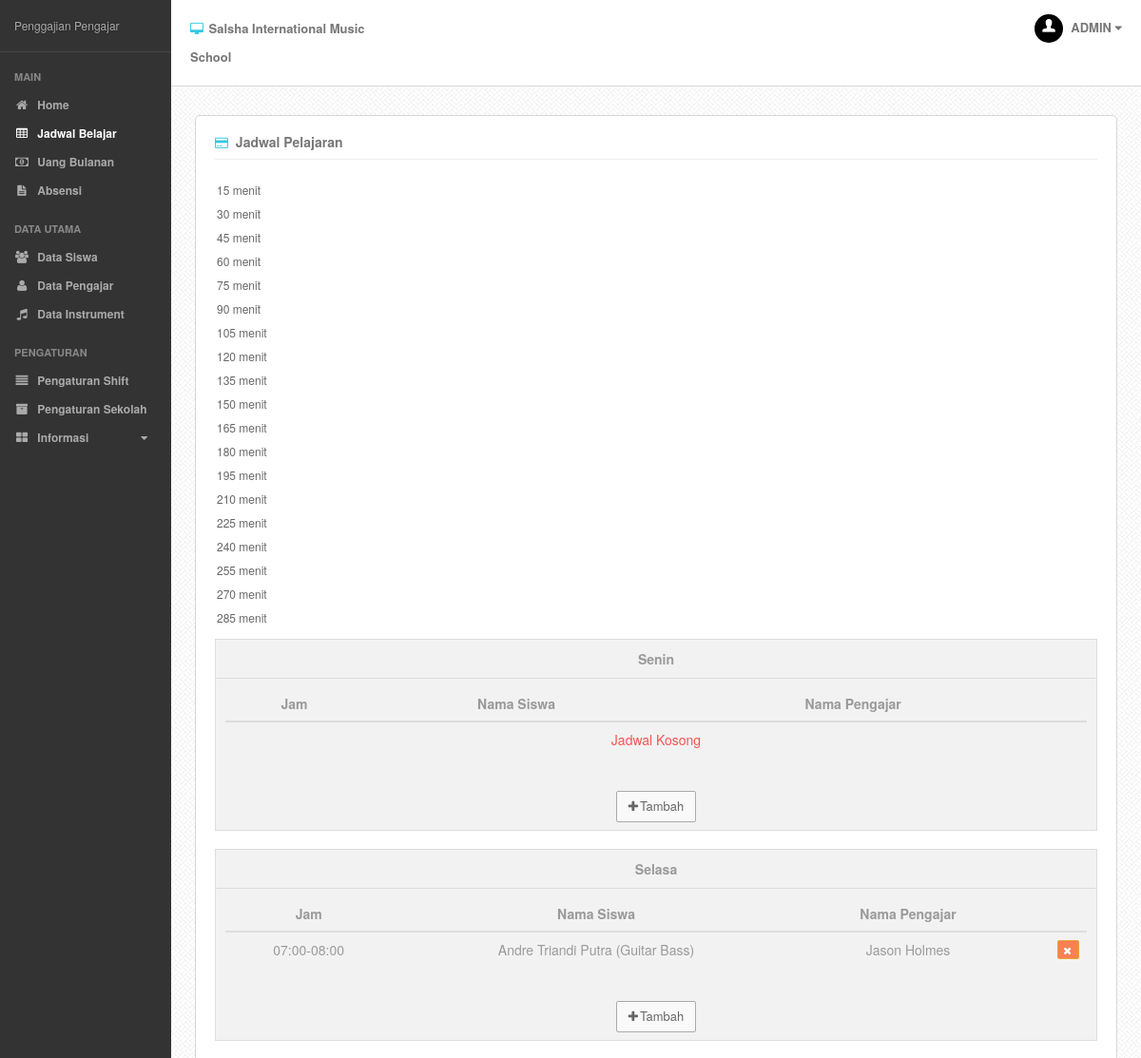
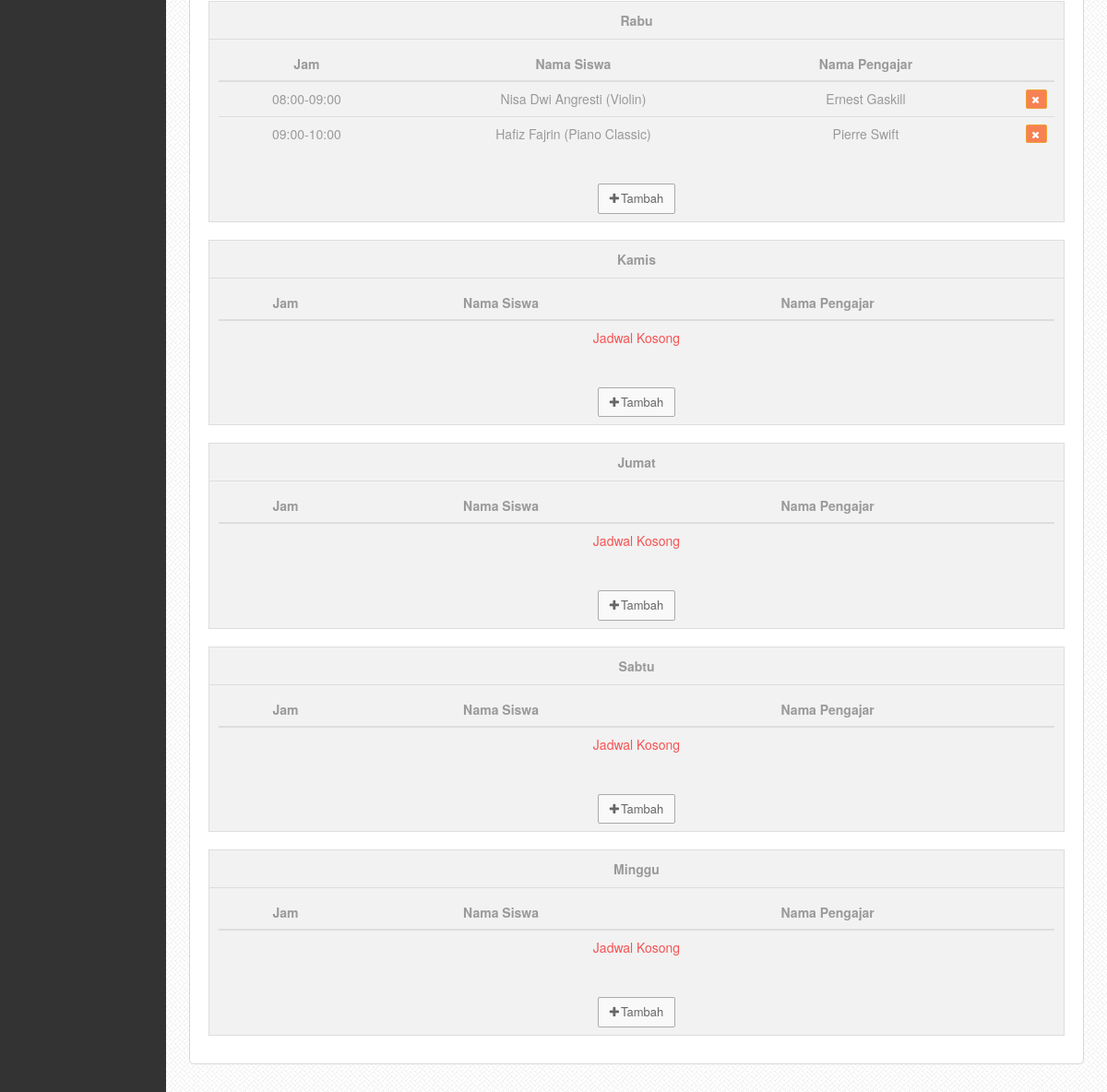
The app's page /?p=jadwal (signed in) with its own data (2 pictures, top to bottom).
### tables this page shows
CREATE TABLE IF NOT EXISTS `setting` (
  `nama_setting` varchar(20) NOT NULL DEFAULT '',
  `value` varchar(50) DEFAULT NULL,
  PRIMARY KEY (`nama_setting`)
);

CREATE TABLE IF NOT EXISTS `hari` (
  `id_hari` int(5) NOT NULL AUTO_INCREMENT,
  `nama_hari` varchar(10) DEFAULT NULL,
  PRIMARY KEY (`id_hari`)
);

CREATE TABLE IF NOT EXISTS `jadwal` (
  `id_jadwal` int(5) NOT NULL AUTO_INCREMENT,
  `id_shift` int(5) NOT NULL,
  `id_pengajar` int(5) NOT NULL,
  `id_siswa` int(5) DEFAULT NULL,
  PRIMARY KEY (`id_jadwal`),
  KEY `id_shift` (`id_shift`,`id_pengajar`,`id_siswa`),
  KEY `id_pengajar` (`id_pengajar`),
  KEY `id_siswa` (`id_siswa`)
);

CREATE TABLE IF NOT EXISTS `shift` (
  `id_shift` int(5) NOT NULL AUTO_INCREMENT,
  `id_hari` int(5) DEFAULT NULL,
  `jam_mulai` time DEFAULT NULL,
  `jam_akhir` time DEFAULT NULL,
  PRIMARY KEY (`id_shift`),
  KEY `id_hari` (`id_hari`)
);

CREATE TABLE IF NOT EXISTS `siswa` (
  `id_siswa` int(5) NOT NULL AUTO_INCREMENT,
  `nama_siswa` varchar(40) NOT NULL,
  `tempat_lahir` varchar(20) DEFAULT NULL,
  `tanggal_lahir` date DEFAULT NULL,
  `alamat` varchar(50) DEFAULT NULL,
  `telepon` varchar(20) DEFAULT NULL,
  `tanggal_masuk` date NOT NULL,
  `uang_masuk` int(15) NOT NULL,
  `id_tingkat` int(5) DEFAULT NULL,
  `id_instrument` int(5) DEFAULT NULL,
  PRIMARY KEY (`id_siswa`),
  KEY `id_instrument` (`id_instrument`),
  KEY `id_tingkat` (`id_tingkat`)
);

CREATE TABLE IF NOT EXISTS `instrument` (
  `id_instrument` int(5) NOT NULL AUTO_INCREMENT,
  `nama_instrument` varchar(20) NOT NULL,
  `biaya_instrument` int(15) NOT NULL,
  PRIMARY KEY (`id_instrument`)
);

CREATE TABLE IF NOT EXISTS `pengajar` (
  `id_pengajar` int(5) NOT NULL AUTO_INCREMENT,
  `nama_pengajar` varchar(40) NOT NULL,
  `tempat_lahir` varchar(20) DEFAULT NULL,
  `tanggal_lahir` date DEFAULT NULL,
  `pendidikan` varchar(20) DEFAULT NULL,
  `alamat` varchar(50) DEFAULT NULL,
  `telepon` varchar(20) DEFAULT NULL,
  PRIMARY KEY (`id_pengajar`)
);

### index.php (called while the page is built, shortened)
<?php
require('content/classes/mainClass.php');
$webApp = new webApp();
$webApp->createWebApp();
?>

### content/classes/jadwalClass.php (called while the page is built, shortened)
<?php
	class jadwal extends dbController{
		public function selectJadwal() {
			$sql = "SELECT id_jadwal, p.id_shift, q.id_hari, nama_hari, jam_mulai, jam_akhir, p.id_pengajar, nama_pengajar, p.id_siswa, nama_siswa, nama_instrument FROM jadwal p LEFT JOIN shift q ON p.id_shift = q.id_shift LEFT JOIN hari t ON q.id_hari = t.id_hari LEFT JOIN pengajar r ON p.id_pengajar = r.id_pengajar LEFT JOIN siswa s ON p.id_siswa = s.id_siswa LEFT JOIN instrument y ON s.id_instrument = y.id_instrument ORDER BY jam_mulai";
			$query = mysqli_query($this->conn, $sql) or die(mysqli_error($this->conn));
			$num_results = mysqli_num_rows($query);
			if ($num_results > 0){
				$i=0;
				while ($row = mysqli_fetch_array($query)){
					$dataJadwal[$i]['id_jadwal'] = $row[0];
					$dataJadwal[$i]['id_shift'] = $row[1];
					$dataJadwal[$i]['id_hari'] = $row[2];
					$dataJadwal[$i]['nama_hari'] = $row[3];
					$dataJadwal[$i]['jam_mulai'] = $row[4];
					$dataJadwal[$i]['jam_akhir'] = $row[5];
					$dataJadwal[$i]['id_pengajar'] = $row[6];
					$dataJadwal[$i]['nama_pengajar'] = $row[7];
					$dataJadwal[$i]['id_siswa'] = $row[8];
					$dataJadwal[$i]['nama_siswa'] = $row[9];
					$dataJadwal[$i]['nama_instrument'] = $row[10];
					$i++;
				}
			}else{
				$dataJadwal= null;
			}
			return $dataJadwal;
		}
		function selectDays(){
			$sql = "SELECT * FROM hari ORDER BY id_hari";
			$query = mysqli_query($this->conn, $sql) or die(mysqli_error($this->conn));
			$num_results = mysqli_num_rows($query);
			if ($num_results > 0){
				$i=0;
				while ($row = mysqli_fetch_array($query)){
					$dataHari[$i]['id'] = $row[0];
					$dataHari[$i]['nama'] = $row[1];
					$i++;
				}
			}else{
				$dataHari = null;
			}
			return $dataHari;
		}
	}
?>

### content/fungsi.php (called while the page is built, shortened)
<?php
	function regenerateJam($jam) {
		$time=explode(":",$jam);
		return $time[0].":".$time[1];
	}
?>

### content/view/page/jadwal.php (the view, shortened to what this page needs)
<?php
    require_once ('content/classes/jadwalClass.php');
    require_once ('content/fungsi.php');
	$jadwal= new jadwal();
	$dataHari = $jadwal->selectDays();
	$dataJadwal = $jadwal->selectJadwal();
?>
<div class="page-content">
	<div class="single-head">
		<h3 class="pull-left"><i class="fa fa-credit-card lblue"></i> Jadwal Pelajaran</h3>
		<div class="clearfix"></div>
	</div>
	<div class="page-grid">
		<div class="container">
			<div class="row show-grid">
			<?php
					if($dataHari === null){
							echo"<tr>"
								. "<td colspan='7'><div class='alert alert-danger text-center'>Data Kosong"
								."</div></td>"
								. "</tr>";
						}
					else {
						function listbaru(){
							for ($i=15; $i<300; $i= $i + 15){
								echo "<option value='".$i."'>".$i." menit</option>";
							}
						}
						$baru = listbaru();
                        foreach ($dataHari as $data) {
								echo "<div class='col-md-12'>"
									."<div class='judul'><strong>".$data['nama']."</strong></div>"
									."<div class='rowbaru'>";
									 $j = 0;
									 echo "<table class='table table-hover '>"
										. "<thead class='text-center'><tr class='text-center'>"
										. "<th class='text-center'>Jam</th>"
										. "<th class='text-center'>Nama Siswa</th>"
										. "<th class='text-center'>Nama Pengajar</th>"
										. "<th></th>"
										. "</tr></thead>";
								if($dataJadwal === null){
									echo "";
									}
								else{
									foreach($dataJadwal as $data2){
										if($data2['id_hari'] == $data['id']){
											if(isset($_GET['c']) && $_GET['c']==md5($data2['id_jadwal'])){
												echo "<tr class='text-center'><td colspan='5'><form class='red' role='form' method='post' action='content/proses.php?act=deleteJadwal'>"
													."<input type='hidden' name='idjadwal' id='idjadwal' value='".md5($data2['id_jadwal'])."'>"
													."Hapus jadwal ".$data2['nama_siswa']."(".$data2['nama_instrument'].") ?";
												echo "<p><input type='submit' class='btn btn-warning' value='&nbsp;Ya&nbsp;'> <a href='?p=jadwal' class=''><button type='button' class='btn' >Tidak</button></a></p></form><td></tr>";
												$j++;
											}
											else{
												echo"<tr>"
													. "<td>".regenerateJam($data2['jam_mulai'])."-".regenerateJam($data2['jam_akhir'])."</td>"
													. "<td>".$data2['nama_siswa']." (".$data2['nama_instrument'].")</td>"
													. "<td>".$data2['nama_pengajar']."</td>"
													. "<td>"
													."<a href='?p=jadwal&c=".md5($data2['id_jadwal'])."' data-toggle='modal'><button class='btn btn-xs btn-warning pull-right'><i class='fa fa-times'></i></button></a>"
													. "</td>"
													. "</tr>";
												$j++;
											}
										}
									 }
								}
								if ($j == 0){
									echo "<tr><td colspan='5' class='red'>Jadwal Kosong</p>";
								}
								echo "</table>";
								echo "</div>"
									."<p><a href='?p=jadwal&sub=tambah&id=".$data['id']."'><button type='button' class='btn btn-default'><i class='fa fa-plus'></i><span>Tambah</span></button></a></p></div>";
						}
					}
                    ?>
			</div>
		</div>
	</div>
</div>

### content/view/layout.php (shortened to what this page needs)
<!DOCTYPE html>
<html>
	<head>
		<link href="css/bootstrap.min.css" rel="stylesheet">
		<link href="css/font-awesome.min.css" rel="stylesheet">
		<link href="css/less-style.css" rel="stylesheet">
		<link href="css/bootstrap-timepicker.min.css" rel="stylesheet">
		<link href="css/style.css" rel="stylesheet">
	</head>
	<body>
	<?php
		$webApp = new webApp();
		$setting = new settingApps();
    ?>
		<div class="outer">
			<div class="sidebar">
				<div class="sidey">
					<div class="logo">
						<?php echo $setting->loadSetting('judul')?>
					</div>
					<div class="side-nav">
					</div>
				</div>
			</div>
			<div class="mainbar">
				<div class="main-head">
					<div class="container">
						<div class="row">
							<div class="col-md-3 col-sm-4 col-xs-6">
								<h2><i class="fa fa-desktop lblue"></i> <?php echo $setting->loadSetting('nama')?></h2>
							</div>
							<div class="col-md-3 col-sm-4 col-xs-6">
							</div>
							<div class="col-md-3 col-sm-4 hidden-xs">
							</div>
							<div class="col-md-3 hidden-sm hidden-xs">
								<div class="head-user dropdown pull-right">
									<a href="#" data-toggle="dropdown" id="profile">
										<img src="img/user.jpg" alt="" class="img-responsive img-circle"/>
										<?php
										if(isset($_SESSION['usernya'])){
											echo strtoupper($_SESSION['usernya']);
										}
										?>
										<i class="fa fa-caret-down"></i>
									</a>
								</div>
								<div class="clearfix"></div>
							</div>
						</div>
					</div>
				</div>
				<div class="main-content">
					<div class="container">
						<?php
							$webApp->loadContent();
						?>
					</div>
				</div>
			</div>
		</div>
	</body>
</html>

### css/less-style.css (style rules this page uses)
body { color: #666666; }
h1, h2, h3, h4, h5, h6 { color: #777777; }
a { color: #777777; }
.red { color: #f75353; }
.lblue { color: #32c8de; }
.btn.btn-default { background: #f9f9f9; color: #666666 !important; border: 1px solid #aaaaaa; }
.btn.btn-warning { background: #f78153; }
.sidebar { background: #333; }

### css/style.css (style rules this page uses)
.page-grid .show-grid div .rowbaru { background: #f2f2f2; text-align: center; padding: 8px 0px; margin: 10px 10px; font-size: 14px; border: 0px solid #ddd; color: #9a9a9a; }
.page-grid .show-grid div .judul { background: #f2f2f2; text-align: center; padding: 8px 0px; margin: -10px -1px; font-size: 14px; border: 1px solid #ddd; color: #9a9a9a; }
body { font-size:12px; line-height:24px; -webkit-font-smoothing: antialiased; }
h1,h2,h3,h4,h5,h6 { font-weight:normal; margin:0px; padding:0px; }
h2 { font-size:25px; }
h3 { font-size:20px; }
p { margin:0; padding:0; }
a { text-decoration:none !important; }
.btn { border-radius:2px; text-decoration:none !important; outline:none !important; }
.btn.btn-xs { font-size:11px; }
.btn i { margin-right:2px; }
.outer { width:100%; background:#333; }
.sidebar { width:180px; min-height:800px; float:left; position:absolute; padding:0px; z-index:10000; color:#aaa; }
.sidebar .logo { padding:15px; border-bottom:1px solid #444; text-shadow:0px 0px 2px #222; }
.sidebar .side-nav { padding:20px 15px; padding-bottom:0px; }
.mainbar { position:relative; width:auto; min-height:1000px; margin-left:180px; background:#f7f7f7 url("../img/main-back.png") repeat; }
.mainbar .container { width:100%; max-width:100%; }
.main-head { background:#fff; padding:15px 10px; border-bottom: 1px solid #d8d8d8; }
.main-head h2 { font-size:13px; line-height:30px; font-weight:bold; }
.main-head h2 i { margin-right:2px; }
.main-head .head-user { font-size:13px; line-height:28px; font-weight:bold; }
.main-head .head-user img { max-width:30px; display:inline-block; margin-right:5px; }
.main-content { padding:30px 15px; }
.page-content { background:#fff; padding:20px; border:1px solid #d7d7d7; border-radius:5px; }
.page-content .single-head { padding-bottom:10px; margin-bottom:20px; border-bottom:1px solid #eee; }
.page-content .single-head h3 { font-size:14px; font-weight:bold; }
.page-content .single-head h3 i { font-size:13px; margin-right:4px; }
.page-grid .show-grid div { background: #f2f2f2; text-align: center; padding: 8px 0px; margin: 10px 0px; font-size: 14px; border: 1px solid #ddd; color: #9a9a9a; }

### records on screen
setting: value "Penggajian Pengajar"
setting: value "Salsha International Music School"
hari: nama_hari "Senin", shows "Jadwal Kosong"
jadwal: id_shift.jam_mulai "07:00", id_shift.jam_akhir "08:00", id_siswa.nama_siswa "Andre Triandi Putra", instrument.nama_instrument "Guitar Bass", id_pengajar.nama_pengajar "Jason Holmes"
jadwal: id_shift.jam_mulai "08:00", id_shift.jam_akhir "09:00", id_siswa.nama_siswa "Nisa Dwi Angresti", instrument.nama_instrument "Violin", id_pengajar.nama_pengajar "Ernest Gaskill"
jadwal: id_shift.jam_mulai "09:00", id_shift.jam_akhir "10:00", id_siswa.nama_siswa "Hafiz Fajrin", instrument.nama_instrument "Piano Classic", id_pengajar.nama_pengajar "Pierre Swift"
hari: nama_hari "Kamis", shows "Jadwal Kosong"
hari: nama_hari "Jumat", shows "Jadwal Kosong"
hari: nama_hari "Sabtu", shows "Jadwal Kosong"
hari: nama_hari "Minggu", shows "Jadwal Kosong"

### other values on screen
$title "MAIN DATA UTAMA PENGATURAN"
$title "Home Jadwal Belajar Uang Bulanan Absensi Data Siswa Data Pengajar Data Instrument Pengaturan Shift Pengaturan Sekolah"
$title "Informasi"
$_SESSION['usernya'] "ADMIN"
$data['nama'] "Selasa"
$data['nama'] "Rabu"
